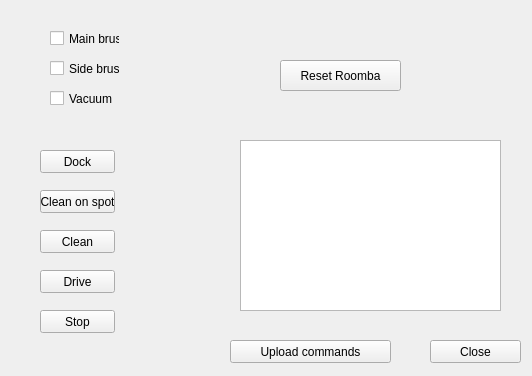
<?xml version="1.0" encoding="UTF-8"?>
<ui version="4.0">
 <class>Controllingroomba</class>
 <widget class="QWidget" name="Controllingroomba">
  <property name="geometry">
   <rect>
    <x>0</x>
    <y>0</y>
    <width>532</width>
    <height>376</height>
   </rect>
  </property>
  <property name="windowTitle">
   <string>Form</string>
  </property>
  <widget class="QPushButton" name="pbUpload">
   <property name="geometry">
    <rect>
     <x>230</x>
     <y>340</y>
     <width>161</width>
     <height>23</height>
    </rect>
   </property>
   <property name="text">
    <string>Upload commands</string>
   </property>
  </widget>
  <widget class="QCheckBox" name="cbSideBrush">
   <property name="geometry">
    <rect>
     <x>50</x>
     <y>60</y>
     <width>70</width>
     <height>17</height>
    </rect>
   </property>
   <property name="text">
    <string>Side brush</string>
   </property>
  </widget>
  <widget class="QPushButton" name="pbClean">
   <property name="geometry">
    <rect>
     <x>40</x>
     <y>230</y>
     <width>75</width>
     <height>23</height>
    </rect>
   </property>
   <property name="text">
    <string>Clean</string>
   </property>
  </widget>
  <widget class="QPushButton" name="pbResetRoomba">
   <property name="geometry">
    <rect>
     <x>280</x>
     <y>60</y>
     <width>121</width>
     <height>31</height>
    </rect>
   </property>
   <property name="text">
    <string>Reset Roomba</string>
   </property>
  </widget>
  <widget class="QPushButton" name="pbDock">
   <property name="geometry">
    <rect>
     <x>40</x>
     <y>150</y>
     <width>75</width>
     <height>23</height>
    </rect>
   </property>
   <property name="text">
    <string>Dock</string>
   </property>
  </widget>
  <widget class="QPushButton" name="pbCleanSpot">
   <property name="geometry">
    <rect>
     <x>40</x>
     <y>190</y>
     <width>75</width>
     <height>23</height>
    </rect>
   </property>
   <property name="text">
    <string>Clean on spot</string>
   </property>
  </widget>
  <widget class="QCheckBox" name="cbMainBrush">
   <property name="geometry">
    <rect>
     <x>50</x>
     <y>30</y>
     <width>70</width>
     <height>17</height>
    </rect>
   </property>
   <property name="text">
    <string>Main brush</string>
   </property>
  </widget>
  <widget class="QCheckBox" name="cbVacuum">
   <property name="geometry">
    <rect>
     <x>50</x>
     <y>90</y>
     <width>70</width>
     <height>17</height>
    </rect>
   </property>
   <property name="text">
    <string>Vacuum</string>
   </property>
  </widget>
  <widget class="QPushButton" name="pbClose">
   <property name="geometry">
    <rect>
     <x>430</x>
     <y>340</y>
     <width>91</width>
     <height>23</height>
    </rect>
   </property>
   <property name="text">
    <string>Close</string>
   </property>
  </widget>
  <widget class="QTextEdit" name="txtManualcommands">
   <property name="geometry">
    <rect>
     <x>240</x>
     <y>140</y>
     <width>261</width>
     <height>171</height>
    </rect>
   </property>
  </widget>
  <widget class="QPushButton" name="pbDrive">
   <property name="geometry">
    <rect>
     <x>40</x>
     <y>270</y>
     <width>75</width>
     <height>23</height>
    </rect>
   </property>
   <property name="text">
    <string>Drive</string>
   </property>
  </widget>
  <widget class="QPushButton" name="pbStop">
   <property name="geometry">
    <rect>
     <x>40</x>
     <y>310</y>
     <width>75</width>
     <height>23</height>
    </rect>
   </property>
   <property name="text">
    <string>Stop</string>
   </property>
  </widget>
 </widget>
 <resources/>
 <connections>
  <connection>
   <sender>cbMainBrush</sender>
   <signal>stateChanged(int)</signal>
   <receiver>Controllingroomba</receiver>
   <slot>cbMainBrushHandler()</slot>
   <hints>
    <hint type="sourcelabel">
     <x>86</x>
     <y>33</y>
    </hint>
    <hint type="destinationlabel">
     <x>178</x>
     <y>28</y>
    </hint>
   </hints>
  </connection>
  <connection>
   <sender>cbSideBrush</sender>
   <signal>stateChanged(int)</signal>
   <receiver>Controllingroomba</receiver>
   <slot>cbSideBrushHandler()</slot>
   <hints>
    <hint type="sourcelabel">
     <x>116</x>
     <y>68</y>
    </hint>
    <hint type="destinationlabel">
     <x>203</x>
     <y>66</y>
    </hint>
   </hints>
  </connection>
  <connection>
   <sender>cbVacuum</sender>
   <signal>stateChanged(int)</signal>
   <receiver>Controllingroomba</receiver>
   <slot>cbVacuumHandler()</slot>
   <hints>
    <hint type="sourcelabel">
     <x>100</x>
     <y>98</y>
    </hint>
    <hint type="destinationlabel">
     <x>187</x>
     <y>102</y>
    </hint>
   </hints>
  </connection>
 </connections>
 <slots>
  <slot>cbMainBrushHandler()</slot>
  <slot>cbSideBrushHandler()</slot>
  <slot>cbVacuumHandler()</slot>
 </slots>
</ui>
